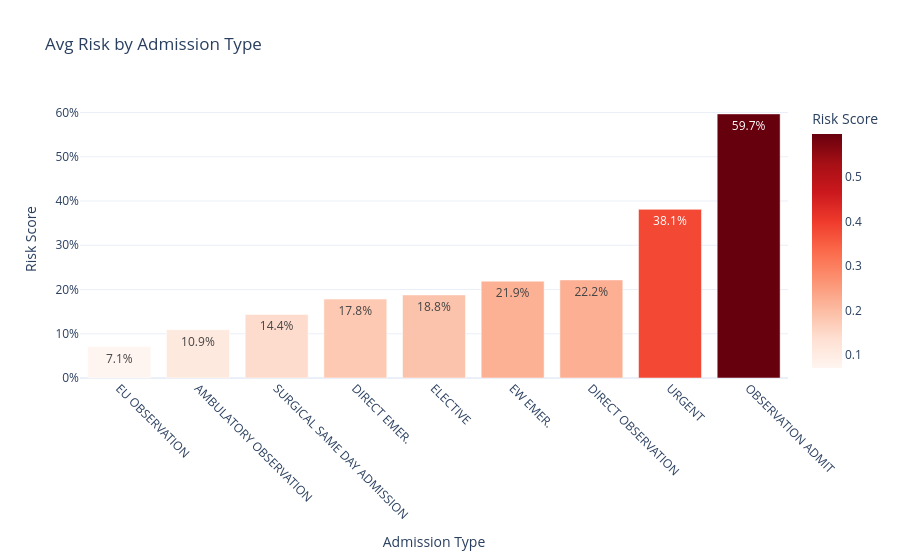

Notebook code cell kept with this figure:
### Markdown cell above
### Admission Type Analyse

### Code cell
df_adm_mean = df_analyze.groupby('admission_type')['risk_score'].mean().reset_index()
df_adm_mean = df_adm_mean.sort_values('risk_score', ascending=True)

fig7 = px.bar(
    df_adm_mean, 
    x='admission_type', 
    y='risk_score',
    text_auto='.1%',
    title='Avg Risk by Admission Type',
    labels={'risk_score': 'Risk Score', 'admission_type': 'Admission Type'},
    color='risk_score',
    color_continuous_scale='Reds',
    template="plotly_white"
)
fig7.update_layout(yaxis_tickformat='.0%', xaxis_tickangle=45)
show_and_save(fig7, "risk_by_admission_type")

### Figure 1 — Plotly figure (JSON) as saved in the notebook; plotly's stock layout.template omitted (floating-point values rounded to 4 significant figures)
{"data": [{"hovertemplate": "Admission Type=%{x}<br>Risk Score=%{marker.color}<extra></extra>", "legendgroup": "", "marker": {"color": [0.07103, 0.1091, 0.1436, 0.1784, 0.1878, 0.2189, 0.2217, 0.3812, 0.5969], "coloraxis": "coloraxis", "pattern": {"shape": ""}}, "name": "", "orientation": "v", "showlegend": false, "textposition": "auto", "texttemplate": "%{y:.1%}", "type": "bar", "x": ["EU OBSERVATION", "AMBULATORY OBSERVATION", "SURGICAL SAME DAY ADMISSION", "DIRECT EMER.", "ELECTIVE", "EW EMER.", "DIRECT OBSERVATION", "URGENT", "OBSERVATION ADMIT"], "xaxis": "x", "y": [0.07103, 0.1091, 0.1436, 0.1784, 0.1878, 0.2189, 0.2217, 0.3812, 0.5969], "yaxis": "y"}], "layout": {"barmode": "relative", "coloraxis": {"colorbar": {"title": {"text": "Risk Score"}}, "colorscale": [[0, "rgb(255,245,240)"], [0.125, "rgb(254,224,210)"], [0.25, "rgb(252,187,161)"], [0.375, "rgb(252,146,114)"], [0.5, "rgb(251,106,74)"], [0.625, "rgb(239,59,44)"], [0.75, "rgb(203,24,29)"], [0.875, "rgb(165,15,21)"], [1, "rgb(103,0,13)"]]}, "legend": {"tracegroupgap": 0}, "title": {"text": "Avg Risk by Admission Type"}, "xaxis": {"anchor": "y", "domain": [0, 1], "tickangle": 45, "title": {"text": "Admission Type"}}, "yaxis": {"anchor": "x", "domain": [0, 1], "tickformat": ".0%", "title": {"text": "Risk Score"}}}}
